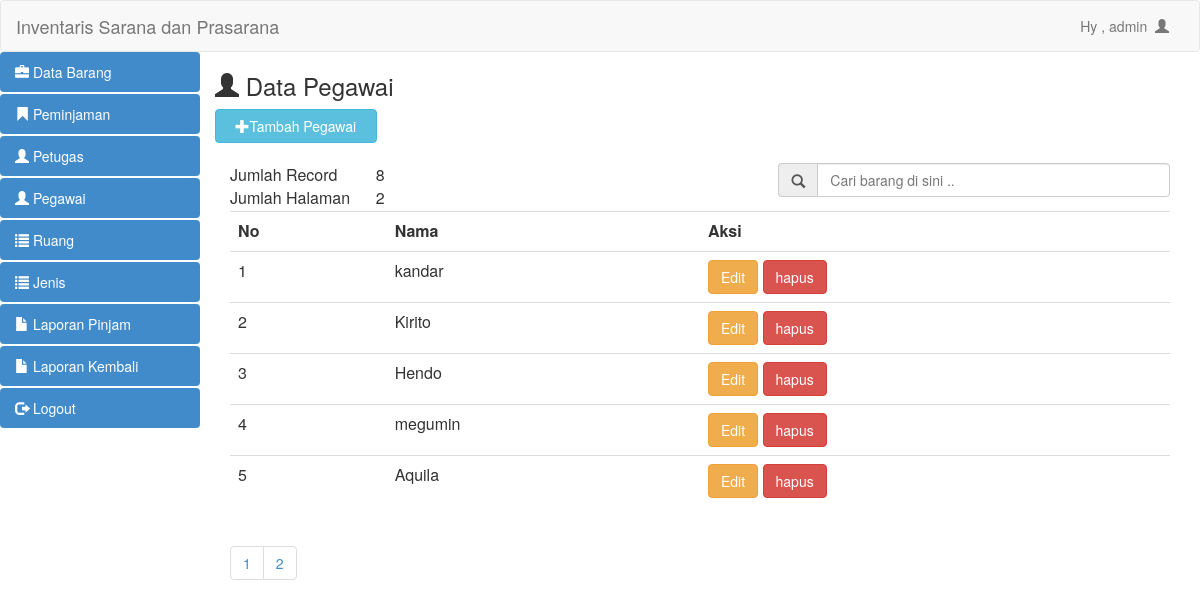
Page /admin/pegawai.php (signed in) on the committed database.
### tables this page shows
CREATE TABLE IF NOT EXISTS `pegawai` (
  `id_pegawai` int(11) NOT NULL AUTO_INCREMENT,
  `username` varchar(50) DEFAULT NULL,
  `nama_pegawai` varchar(50) DEFAULT NULL,
  `nip` varchar(50) DEFAULT NULL,
  `alamat` varchar(50) DEFAULT NULL,
  PRIMARY KEY (`id_pegawai`)
);

### admin/pegawai.php (the view, shortened to what this page needs)
  <?php
include 'header.php';
?>
<h3><span class="glyphicon glyphicon-user"></span>  Data Pegawai</h3>
 <button style="margin-bottom:20px" data-toggle="modal" data-target="#myModal" class="btn btn-info col-md-2"><span class="glyphicon glyphicon-plus"></span>Tambah Pegawai</button>
<?php
$per_hal=5;
$jumlah_record=mysql_query("SELECT COUNT(*) from pegawai");
$jum=mysql_result($jumlah_record, 0);
$halaman=ceil($jum / $per_hal);
$page = (isset($_GET['page'])) ? (int)$_GET['page'] : 1;
$start = ($page - 1) * $per_hal;
?>
<div class="col-md-12">
  <table class="col-md-2">
    <tr>
      <td>Jumlah Record</td>
      <td><?php echo $jum; ?></td>
    </tr>
    <tr>
      <td>Jumlah Halaman</td>
      <td><?php echo $halaman; ?></td>
    </tr>
  </table>
 <form action="cari_pegawai.php" method="get">
  <div class="input-group col-md-5 col-md-offset-7">
    <span class="input-group-addon" id="basic-addon1"><span class="glyphicon glyphicon-search"></span></span>
    <input type="text" class="form-control" placeholder="Cari barang di sini .." aria-describedby="basic-addon1" name="cari">
  </div>
   </form>
  <table class="table table-hover">
        <tr>
          <th class="col-md-1">No</th>
      <th class="col-md-2" >Nama </th>
      <th class="col-md-3" >Aksi</th>
        </tr>
 <?php
  if(isset($_GET['cari'])){
    $cari=mysql_real_escape_string($_GET['cari']);
    $brg=mysql_query("select * from pegawai where nama_pegawai like '$cari%'");
  }else{
    $brg=mysql_query("select * from pegawai limit $start, $per_hal");
  }
  $no=1;
  while($data=mysql_fetch_array($brg)){
    ?>
                                        <tr class="odd gradeX">
                                            <td><?php echo $no?></td>
                       <td><?php echo $data['nama_pegawai'];?></td>
                      <td class="center"><a href="edit_pegawai.php?id=<?php echo $data['id_pegawai']; ?>" class="btn btn-warning" > Edit </a>
            <a href="hapus_pegawai.php?id=<?php echo $data['id_pegawai']; ?>"
                onClick = "return confirm('Apakah Anda ingin mengapus
            <?php echo $data['nama_petugas']; ?>?')" class="btn btn-danger"> hapus</a></td>
                                        </tr>
                                        <?php $no++; }?>
                    </table>
      <ul class="pagination">
      <?php
      for($x=1;$x<=$halaman;$x++){
        ?>
        <li><a href="?page=<?php echo $x ?>"><?php echo $x ?></a></li>
        <?php
      }
      ?>
    </ul>
<?php
  include 'footer.php';
  ?>
</html>

### rows in the picture
pegawai: nama_pegawai "kandar"
pegawai: nama_pegawai "Kirito"
pegawai: nama_pegawai "Hendo"
pegawai: nama_pegawai "megumin"
pegawai: nama_pegawai "Aquila"

### other values in the picture
$_SESSION['nama'] "admin"
$jum "8"
$halaman "2"
